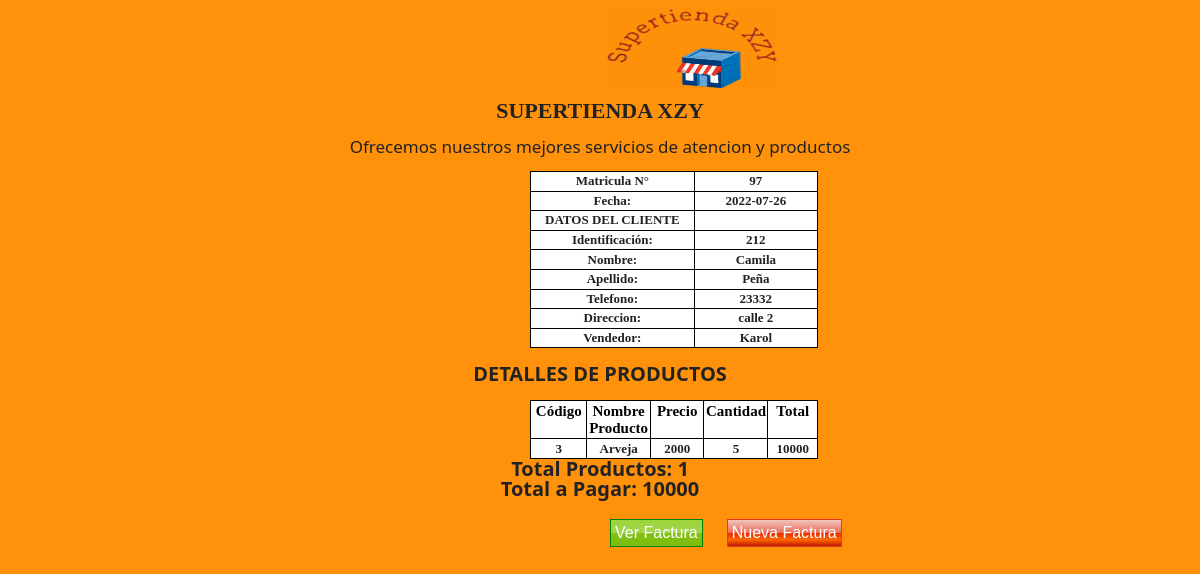
The page /factura/vermatricula.php on the database its author committed.
### tables this page shows
CREATE TABLE `factura` (
  `id_factura` int(11) NOT NULL,
  `fecha` date DEFAULT current_timestamp(),
  `doc_cliente` int(11) DEFAULT NULL,
  `doc_user` int(11) DEFAULT NULL,
  `id_est` int(5) NOT NULL,
  `valor_total` int(6) DEFAULT NULL
);

CREATE TABLE `cliente` (
  `doc_cliente` int(11) NOT NULL,
  `nom_cliente` varchar(30) DEFAULT NULL,
  `apel_cliente` varchar(30) DEFAULT NULL,
  `telefono` bigint(10) DEFAULT NULL,
  `direccion` varchar(30) DEFAULT NULL
);

CREATE TABLE `usuario` (
  `doc_user` int(11) NOT NULL,
  `nom_user` varchar(30) DEFAULT NULL,
  `rol` int(2) DEFAULT NULL,
  `correo` varchar(30) DEFAULT NULL,
  `contraseña` varchar(200) DEFAULT NULL
);

CREATE TABLE `detalles` (
  `detalle` int(12) NOT NULL,
  `id_factura` int(12) NOT NULL,
  `cod_producto` int(12) NOT NULL,
  `cantidad` int(11) NOT NULL,
  `precio_comple` int(10) NOT NULL,
  `doc_user` int(11) NOT NULL
);

CREATE TABLE `producto` (
  `cod_producto` int(11) NOT NULL,
  `nit_proveedor` int(11) NOT NULL,
  `nom_prod` varchar(30) NOT NULL,
  `existencia` int(3) NOT NULL,
  `precio` int(5) NOT NULL,
  `fecha` date DEFAULT NULL
);

### factura/vermatricula.php (the view, shortened to what this page needs)
<!DOCTYPE html>
<html>
<head>
	<link rel="stylesheet" href="../css/verfactura.css">
</head>
<body>
<form method="get">
							<div class="logo">
								<img src="../imag/logo.png">
							</div>
									<h1 class="titulo">SUPERTIENDA  XZY</h1></br>
									<h3 class="publicidad">Ofrecemos  nuestros mejores servicios  de atencion  y productos</h3><br>
					<?php
						require("../connection/connection.php");
						$sql = "SELECT MAX(id_factura) as last_id FROM factura";
						$resultado=$base_de_datos->prepare($sql);
						$resultado->execute(array());
						$registro=$resultado->fetch(PDO::FETCH_ASSOC);
						$numatricula=$registro['last_id'];
						$sql="SELECT  * from factura where id_factura=:nm";
						$resultado=$base_de_datos->prepare($sql);
						$resultado->execute(array(":nm"=>$numatricula));
						$registro=$resultado->fetch(PDO::FETCH_ASSOC);
						$date=				$registro['fecha'];
						$idcliente=		$registro['doc_cliente'];
						$idu=				$registro['doc_user'];
						$total=				$registro['valor_total'];
						$sql="SELECT * from cliente where doc_cliente=:id";
						$resultado=$base_de_datos->prepare($sql);
						$resultado->execute(array(":id"=>$idcliente));
						$registro=$resultado->fetch(PDO::FETCH_ASSOC);
					?>
				<table  class="factura">
						<tr>
							<h2><td>Matricula N°</td>
								<td><?php echo $numatricula ?></td>
							</h2>
						</tr>
							<h2><td>Fecha: </td>
								<td><?php echo $date ?></td>
							</h2>
							<tr><td>DATOS DEL CLIENTE<td></tr></h2>
						<tr>
							<h3><td>Identificación:</td>
								<td><?php echo $registro['doc_cliente']?></td>
							</h3>
						</tr>
						<tr>
							<h3><td>Nombre:</td>
								<td><?php echo $registro['nom_cliente']?></td>
							</h3>
						</tr>
						<tr>
							<h3><td>Apellido: </td>
								<td><?php echo $registro['apel_cliente']?></td>
							</h3>
						</tr>
						<tr>
							<h3><td>Telefono:</td>
								<td><?php echo $registro['telefono']?></td>
							</h3>
						</tr>
						<tr>
							<h3><td>Direccion:</td>
								<td><?php echo $registro['direccion']?></td>
							</h3>
						</tr>
					<?php
						$sql="SELECT  * from usuario where doc_user=:ie";
						$resultadou=$base_de_datos->prepare($sql);
						$resultadou->execute(array(":ie"=>$idu));
						$registrou=$resultadou->fetch(PDO::FETCH_ASSOC);
						$auxiliar=$registrou['nom_user'];
					?>
					<tr>
							<h3><td>Vendedor: </td>
								<td><?php echo $auxiliar ?></td>
							</h3>
					</tr>
				</table>
				<br>
				<table class="informacion">
					<h1 class="detalles">DETALLES DE PRODUCTOS</h1><br>
					<tr class="datos">
						<td>Código</td>
						<td>Nombre Producto</td>
						<td>Precio</td>
						<td>Cantidad</td>
						<td>Total</td>
					</tr>
					<tr>
						<?php
							$registrosdet=$base_de_datos->query("SELECT * from detalles where id_factura=$numatricula ")->fetchALL(PDO::FETCH_OBJ);
							$cuenta=0;
							foreach ($registrosdet as $detalles) :
							?>
								<td>
									<?php echo $detalles->cod_producto?>
								</td>
								<?php
								$codi=$detalles->cod_producto;
							$sql="SELECT nom_prod, precio from producto where cod_producto=:co";
							$resultado=$base_de_datos->prepare($sql);
							$resultado->execute(array(":co"=>$codi));
							$registrom=$resultado->fetch(PDO::FETCH_ASSOC);
						?>
						<td>
							<?php echo $registrom['nom_prod'];?>
						</td>
						<td >
							<?php echo $registrom['precio'];?>
						</td>
						<td>
							<?php echo $detalles->cantidad;?>
						</td>
						<td>
							<?php echo $detalles->precio_comple;?>
						</td>
						<?php
							$cuenta=$cuenta+1
						?>
						<?php
							endforeach;
						?>
				</table>
							<div class="total">
								<h3>Total Productos:
									<?php echo " ", $cuenta;?>
								</h3>
								<h3>Total a Pagar:
									<?php echo " ", $total;?><br>
								</h3>
								<br>
							</div>
							<a href="fact/verfact.php?num=<?php echo $numatricula ?>&id=<?php echo $auxiliar?> & nombaux=<?php echo $auxiliar ?>"><input class="imprimir"  type="button" name="edita" value="Ver Factura"></a></td>
							<a href="index.php?iduser=<?php echo $auxiliar?> & nombaux=<?php echo $auxiliar?>">
								<input  type="button" class="nueva" name="vuelve" value="Nueva Factura">
</form>
</body>
</html>

### css/verfactura.css (style rules this page uses)
* { margin: 0px; padding: 0%; }
body { width: 100%; height: 100%; background: #ff920a; }
.logo { width: 480px; height: 100px; margin-left: 450px; }
img { width: 200px; height: 100px; margin-left: 140px; }
.titulo { text-align: center; font-size: 22px; font-weight: bolder; font-family: 'Times New Roman', Times, serif; }
.publicidad { text-align: center; font-size: 17px; font-family: 'Segoe UI', Tahoma, Geneva, Verdana, sans-serif; font-weight: 100; }
.detalles { text-align: center; font-size: 20px; font-family: 'Segoe UI', Tahoma, Geneva, Verdana, sans-serif; font-weight: bolder; }
.factura { width: 24%; font: normal 13px Arial; text-align: center; border-collapse: collapse; margin-left: 530px; }
.factura { border-collapse: collapse; }
td { border: 1px solid #000; padding: .1em; background-color: #fff; width: 60px; text-align: center; font-family: Georgia, 'Times New Roman', Times, serif; font-weight: bolder; }
.informacion { width: 24%; font: normal 13px Arial; text-align: center; border-collapse: collapse; margin-left: 530px; }
.datos { font-family: Impact, Haettenschweiler, 'Arial Narrow Bold', sans-serif; font-size: 15px; font-weight: normal; color: black; width: 45%; }
.datos { border-collapse: collapse; border-top: #000; }
.total { text-align: center; font-size: 20px; font-family: 'Segoe UI', Tahoma, Geneva, Verdana, sans-serif; font-weight: bolder; }
.imprimir { background-color: #9dd53a; background: -moz-linear-gradient(top, #9dd53a 0%, #a1d54f 50%, #80c217 51%, #7cbc0a 100%); background: -webkit-linear-gradient(top, #9dd53a 0%, #a1d54f 50%, #80c217 51%, #7cbc0a 100%); background: linear-gradient(to bottom, #9dd53a 0%, #a1d54f 50%, #80c217 51%, #7cbc0a 100%); filter: progid: DXImageTransform.Microsoft.gradient( startColorstr='#9dd53a', endColorstr='#7cbc0a', GradientType=0); border: 1px solid green; color: white; padding: 4px 4px; text-align: center; text-decoration: none; display: inline-block; font-size: 16px; cursor: pointer; margin-left: 610px; }
.nueva { background-color: #f3c5bd; background: -moz-linear-gradient(top, #f3c5bd 0%, #e86c57 50%, #ea2803 50%, #ff6600 76%, #c72200 97%); background: -webkit-linear-gradient(top, #f3c5bd 0%, #e86c57 50%, #ea2803 50%, #ff6600 76%, #c72200 97%); background: linear-gradient(to bottom, #f3c5bd 0%, #e86c57 50%, #ea2803 50%, #ff6600 76%, #c72200 97%); filter: progid: DXImageTransform.Microsoft.gradient( startColorstr='#f3c5bd', endColorstr='#c72200', GradientType=0); border: 1px solid #e73827; color: white; padding: 4px 4px; text-align: center; text-decoration: none; display: inline-block; font-size: 16px; cursor: pointer; margin-left: 20px; }

### rows shown on the page
factura: fecha "2022-07-26", valor_total "10000"
cliente: doc_cliente "212", nom_cliente "Camila", apel_cliente "Peña", telefono "23332", direccion "calle 2"
usuario: nom_user "Karol"
detalles: cod_producto "3", cod_producto.nom_prod "Arveja", cod_producto.precio "2000", cantidad "5", precio_comple "10000"

### other values the page prints
$numatricula "97"
$cuenta "1"
